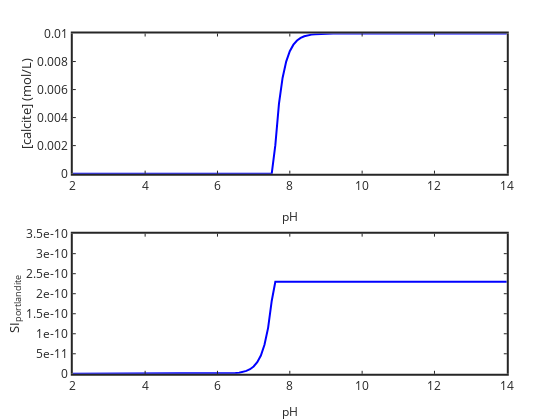

The notebook cell this image was saved under:
### Code cell
% now if SI>=1 ppte CaCO3

Ca=CaT*ones(size(pH)); Calcite=zeros(size(pH));

for i=1:length(pH)
    H(i)=10.^-pH(i); OH(i)=Kw/H(i); H2CO3(i)=KH*PCO2; HCO3(i)=(Ka1.*H2CO3(i))./H(i); CO3(i)=(Ka2.*HCO3(i))./H(i); 
    IAPC=Ca(i).*CO3(i); SIC(i)=IAPC./KspC; IAPP=Ca(i).*((OH(i)).^2); SIP(i)=IAPP./KspP;
    if SIC(i)>=1
        Ca(i)=KspC/CO3(i);
        Calcite(i)=CaT-Ca(i); 
        IAPP=Ca(i)*((OH(i)).^2); SIP(i)=IAPP./KspP;
    end
end

subplot(211); plot(pH,Calcite,'b-','linewidth',2)
set(gca,'linewidth',2,'fontsize',12)
xlabel('pH','fontsize',12); ylabel('[calcite] (mol/L)')

subplot(212); plot(pH,SIP,'b-','linewidth',2)
set(gca,'linewidth',2,'fontsize',12)
xlabel('pH','fontsize',12); ylabel('SI_{portlandite}')

### Figure 1 — Plotly figure (JSON) as saved in the notebook; plotly's stock layout.template omitted (floating-point values rounded to 4 significant figures)
{"data": [{"line": {"color": "rgb(0,0,255)", "dash": "solid", "width": 2}, "marker": {"color": "rgb(0,0,255)", "line": {"color": "rgb(0,0,255)"}, "size": 6, "symbol": "none"}, "mode": "lines", "name": "", "showlegend": false, "type": "scatter", "visibility": true, "x": [2, 2.1, 2.2, 2.3, 2.4, 2.5, 2.6, 2.7, 2.8, 2.9, 3, 3.1, 3.2, 3.3, 3.4, 3.5, 3.6, 3.7, 3.8, 3.9, 4, 4.1, 4.2, 4.3, 4.4, 4.5, 4.6, 4.7, 4.8, 4.9, 5, 5.1, 5.2, 5.3, 5.4, 5.5, 5.6, 5.7, 5.8, 5.9, 6, 6.1, 6.2, 6.3, 6.4, 6.5, 6.6, 6.7, 6.8, 6.9, 7, 7.1, 7.2, 7.3, 7.4, 7.5, 7.6, 7.7, 7.8, 7.9, 8, 8.1, 8.2, 8.3, 8.4, 8.5, 8.6, 8.7, 8.8, 8.9, 9, 9.1, 9.2, 9.3, 9.4, 9.5, 9.6, 9.7, 9.8, 9.9, 10, 10.1, 10.2, 10.3, 10.4, 10.5, 10.6, 10.7, 10.8, 10.9, 11, 11.1, 11.2, 11.3, 11.4, 11.5, 11.6, 11.7, 11.8, 11.9, 12, 12.1, 12.2, 12.3, 12.4, 12.5, 12.6, 12.7, 12.8, 12.9, 13, 13.1, 13.2, 13.3, 13.4, 13.5, 13.6, 13.7, 13.8, 13.9, 14], "xaxis": "x", "y": [0, 0, 0, 0, 0, 0, 0, 0, 0, 0, 0, 0, 0, 0, 0, 0, 0, 0, 0, 0, 0, 0, 0, 0, 0, 0, 0, 0, 0, 0, 0, 0, 0, 0, 0, 0, 0, 0, 0, 0, 0, 0, 0, 0, 0, 0, 0, 0, 0, 0, 0, 0, 0, 0, 0, 0, 0.00203, 0.004971, 0.006827, 0.007998, 0.008737, 0.009203, 0.009497, 0.009683, 0.0098, 0.009874, 0.00992, 0.00995, 0.009968, 0.00998, 0.009987, 0.009992, 0.009995, 0.009997, 0.009998, 0.009999, 0.009999, 0.009999, 0.01, 0.01, 0.01, 0.01, 0.01, 0.01, 0.01, 0.01, 0.01, 0.01, 0.01, 0.01, 0.01, 0.01, 0.01, 0.01, 0.01, 0.01, 0.01, 0.01, 0.01, 0.01, 0.01, 0.01, 0.01, 0.01, 0.01, 0.01, 0.01, 0.01, 0.01, 0.01, 0.01, 0.01, 0.01, 0.01, 0.01, 0.01, 0.01, 0.01, 0.01, 0.01, 0.01], "yaxis": "y"}, {"line": {"color": "rgb(0,0,255)", "dash": "solid", "width": 2}, "marker": {"color": "rgb(0,0,255)", "line": {"color": "rgb(0,0,255)"}, "size": 6, "symbol": "none"}, "mode": "lines", "name": "", "showlegend": false, "type": "scatter", "visibility": true, "x": [2, 2.1, 2.2, 2.3, 2.4, 2.5, 2.6, 2.7, 2.8, 2.9, 3, 3.1, 3.2, 3.3, 3.4, 3.5, 3.6, 3.7, 3.8, 3.9, 4, 4.1, 4.2, 4.3, 4.4, 4.5, 4.6, 4.7, 4.8, 4.9, 5, 5.1, 5.2, 5.3, 5.4, 5.5, 5.6, 5.7, 5.8, 5.9, 6, 6.1, 6.2, 6.3, 6.4, 6.5, 6.6, 6.7, 6.8, 6.9, 7, 7.1, 7.2, 7.3, 7.4, 7.5, 7.6, 7.7, 7.8, 7.9, 8, 8.1, 8.2, 8.3, 8.4, 8.5, 8.6, 8.7, 8.8, 8.9, 9, 9.1, 9.2, 9.3, 9.4, 9.5, 9.6, 9.7, 9.8, 9.9, 10, 10.1, 10.2, 10.3, 10.4, 10.5, 10.6, 10.7, 10.8, 10.9, 11, 11.1, 11.2, 11.3, 11.4, 11.5, 11.6, 11.7, 11.8, 11.9, 12, 12.1, 12.2, 12.3, 12.4, 12.5, 12.6, 12.7, 12.8, 12.9, 13, 13.1, 13.2, 13.3, 13.4, 13.5, 13.6, 13.7, 13.8, 13.9, 14], "xaxis": "x2", "y": [1.818e-21, 2.882e-21, 4.567e-21, 7.238e-21, 1.147e-20, 1.818e-20, 2.882e-20, 4.567e-20, 7.238e-20, 1.147e-19, 1.818e-19, 2.882e-19, 4.567e-19, 7.238e-19, 1.147e-18, 1.818e-18, 2.882e-18, 4.567e-18, 7.238e-18, 1.147e-17, 1.818e-17, 2.882e-17, 4.567e-17, 7.238e-17, 1.147e-16, 1.818e-16, 2.882e-16, 4.567e-16, 7.238e-16, 1.147e-15, 1.818e-15, 2.882e-15, 4.567e-15, 7.238e-15, 1.147e-14, 1.818e-14, 2.882e-14, 4.567e-14, 7.238e-14, 1.147e-13, 1.818e-13, 2.882e-13, 4.567e-13, 7.238e-13, 1.147e-12, 1.818e-12, 2.882e-12, 4.567e-12, 7.238e-12, 1.147e-11, 1.818e-11, 2.882e-11, 4.567e-11, 7.238e-11, 1.147e-10, 1.818e-10, 2.297e-10, 2.297e-10, 2.297e-10, 2.297e-10, 2.297e-10, 2.297e-10, 2.297e-10, 2.297e-10, 2.297e-10, 2.297e-10, 2.297e-10, 2.297e-10, 2.297e-10, 2.297e-10, 2.297e-10, 2.297e-10, 2.297e-10, 2.297e-10, 2.297e-10, 2.297e-10, 2.297e-10, 2.297e-10, 2.297e-10, 2.297e-10, 2.297e-10, 2.297e-10, 2.297e-10, 2.297e-10, 2.297e-10, 2.297e-10, 2.297e-10, 2.297e-10, 2.297e-10, 2.297e-10, 2.297e-10, 2.297e-10, 2.297e-10, 2.297e-10, 2.297e-10, 2.297e-10, 2.297e-10, 2.297e-10, 2.297e-10, 2.297e-10, 2.297e-10, 2.297e-10, 2.297e-10, 2.297e-10, 2.297e-10, 2.297e-10, 2.297e-10, 2.297e-10, 2.297e-10, 2.297e-10, 2.297e-10, 2.297e-10, 2.297e-10, 2.297e-10, 2.297e-10, 2.297e-10, 2.297e-10, 2.297e-10, 2.297e-10, 2.297e-10, 2.297e-10], "yaxis": "y2"}], "layout": {"height": 420.0, "hovermode": "closest", "margin": {"b": 0, "l": 0, "r": 0, "t": 0}, "plot_bgcolor": "rgba(0,0,0,0)", "showlegend": false, "width": 560, "xaxis": {"anchor": "y", "autorange": false, "domain": [0.13, 0.905], "exponentformat": "none", "gridcolor": "rgba(38,38,38,0.15)", "gridwidth": 2, "linecolor": "rgb(38,38,38)", "linewidth": 2, "mirror": "ticks", "range": [2, 14], "showgrid": false, "showline": true, "side": "bottom", "spikedash": "solid", "spikemode": "across", "spikesides": false, "spikethickness": 1, "tickangle": 0, "tickcolor": "rgb(38,38,38)", "tickfont": {"color": "rgb(38,38,38)", "size": 12}, "ticklen": 3, "ticks": "inside", "ticktext": ["2", "4", "6", "8", "10", "12", "14"], "tickvals": [2, 4, 6, 8, 10, 12, 14], "title": {"font": {"color": "rgb(38,38,38)", "size": 12}, "text": "pH"}, "type": "linear", "visible": true, "zeroline": false}, "xaxis2": {"anchor": "y2", "autorange": false, "domain": [0.13, 0.905], "exponentformat": "none", "gridcolor": "rgba(38,38,38,0.15)", "gridwidth": 2, "linecolor": "rgb(38,38,38)", "linewidth": 2, "mirror": "ticks", "range": [2, 14], "showgrid": false, "showline": true, "side": "bottom", "spikedash": "solid", "spikemode": "across", "spikesides": false, "spikethickness": 1, "tickangle": 0, "tickcolor": "rgb(38,38,38)", "tickfont": {"color": "rgb(38,38,38)", "size": 12}, "ticklen": 3, "ticks": "inside", "ticktext": ["2", "4", "6", "8", "10", "12", "14"], "tickvals": [2, 4, 6, 8, 10, 12, 14], "title": {"font": {"color": "rgb(38,38,38)", "size": 12}, "text": "pH"}, "type": "linear", "visible": true, "zeroline": false}, "yaxis": {"anchor": "x", "autorange": false, "domain": [0.5865, 0.9202], "exponentformat": "none", "gridcolor": "rgba(38,38,38,0.15)", "gridwidth": 2, "linecolor": "rgb(38,38,38)", "linewidth": 2, "mirror": "ticks", "range": [0, 0.01], "showgrid": false, "showline": true, "side": "left", "spikedash": "solid", "spikemode": "across", "spikesides": false, "spikethickness": 1, "tickangle": 0, "tickcolor": "rgb(38,38,38)", "tickfont": {"color": "rgb(38,38,38)", "size": 12}, "ticklen": 3, "ticks": "inside", "ticktext": ["0", "0.002", "0.004", "0.006", "0.008", "0.01"], "tickvals": [0, 0.002, 0.004, 0.006, 0.008, 0.01], "title": {"font": {"color": "rgb(38,38,38)", "size": 13.2}, "text": "[calcite] (mol/L)"}, "type": "linear", "visible": true, "zeroline": false}, "yaxis2": {"anchor": "x2", "autorange": false, "domain": [0.11, 0.4437], "exponentformat": "none", "gridcolor": "rgba(38,38,38,0.15)", "gridwidth": 2, "linecolor": "rgb(38,38,38)", "linewidth": 2, "mirror": "ticks", "range": [0, 3.5e-10], "showgrid": false, "showline": true, "side": "left", "spikedash": "solid", "spikemode": "across", "spikesides": false, "spikethickness": 1, "tickangle": 0, "tickcolor": "rgb(38,38,38)", "tickfont": {"color": "rgb(38,38,38)", "size": 12}, "ticklen": 3, "ticks": "inside", "ticktext": ["0", "5e-11", "1e-10", "1.5e-10", "2e-10", "2.5e-10", "3e-10", "3.5e-10"], "tickvals": [0, 5e-11, 1e-10, 1.5e-10, 2e-10, 2.5e-10, 3e-10, 3.5e-10], "title": {"font": {"color": "rgb(38,38,38)", "size": 13.2}, "text": "SI<sub>portlandite</sub>"}, "type": "linear", "visible": true, "zeroline": false}}}
